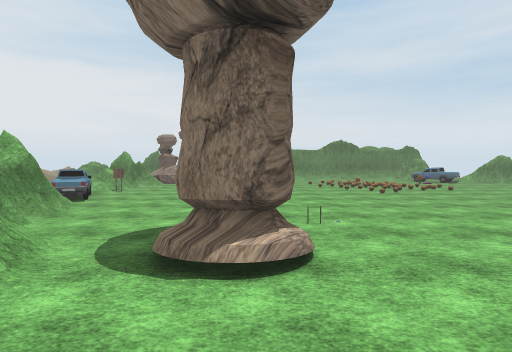
view 1 (above)

24 first-person views from a walk through a 3-D level made in the Unity game engine. The camera is 1.3 m above the floor, tilts 2° down and sees 80° across. The floor is counted in squares, 1.44 m on a side. Each view is taken from the middle of a square. On the plan, view 1 faces up. The plan holds only what a view shows up to about 11 squares ahead; the rest is blank. The player character is not drawn. Some animated figures are not drawn. Some surface patterns are stand-ins.

view 2
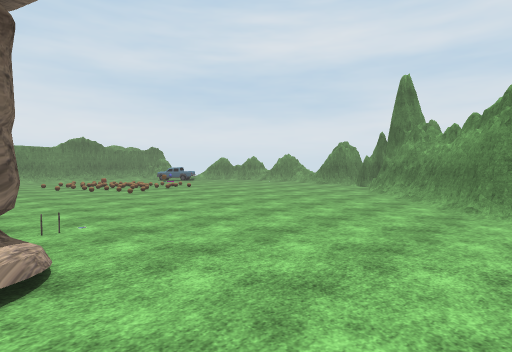

view 3
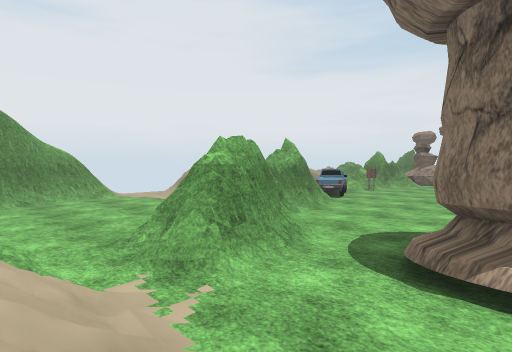

view 4
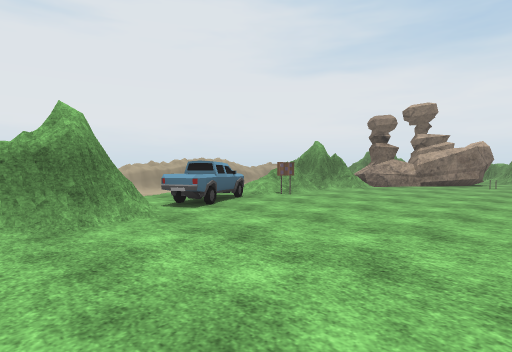

view 5
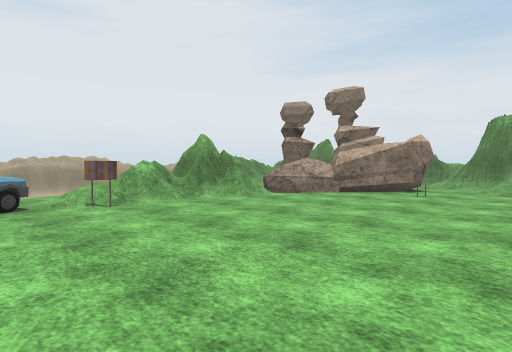

view 6
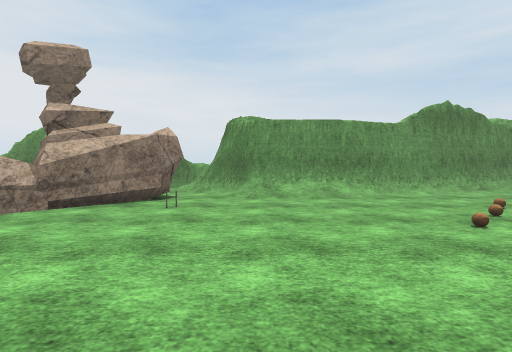

view 7
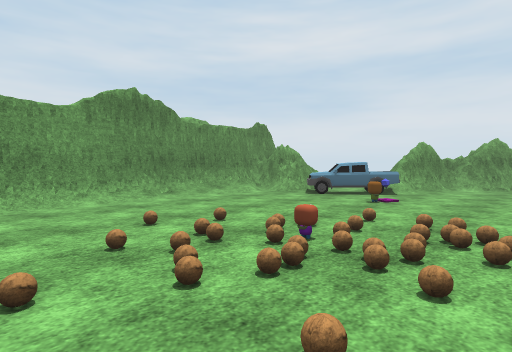

view 8
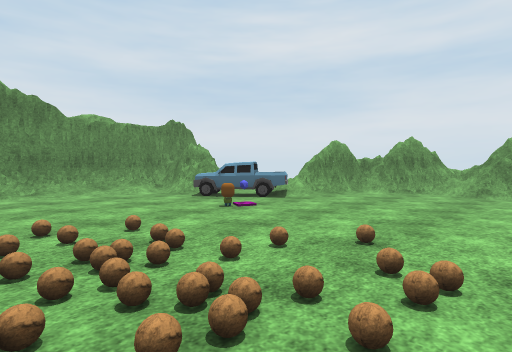

view 9
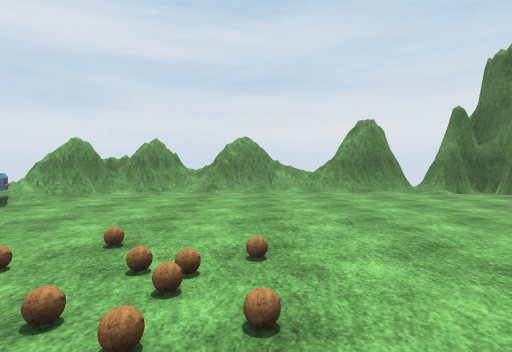

view 10
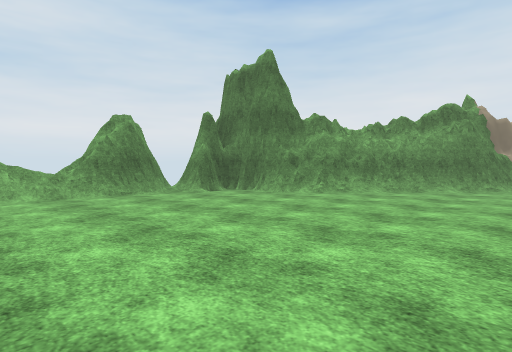

view 11
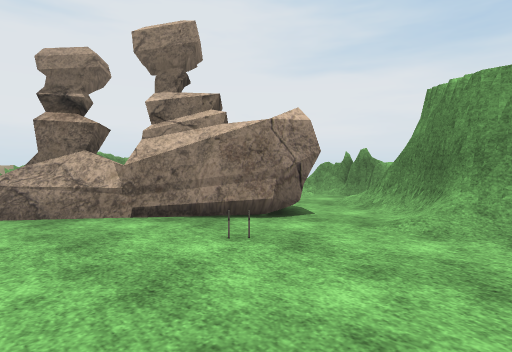

view 12
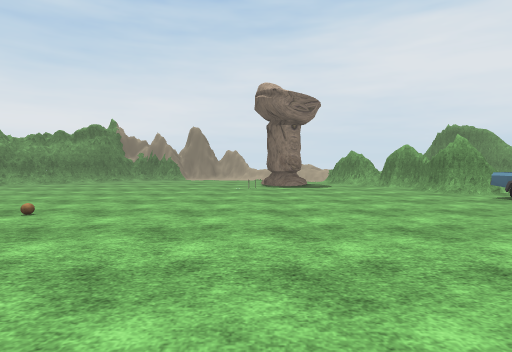

view 13
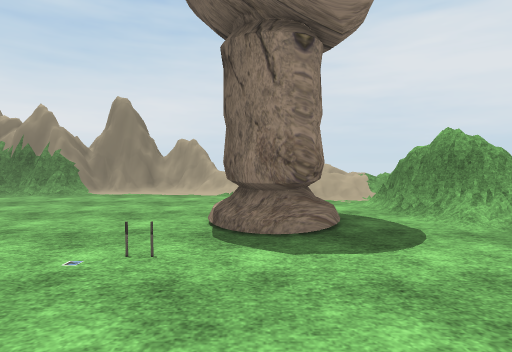

view 14
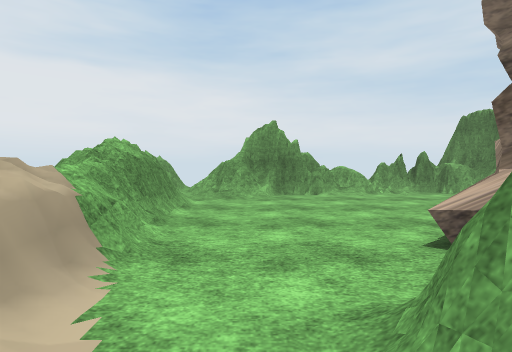

view 15
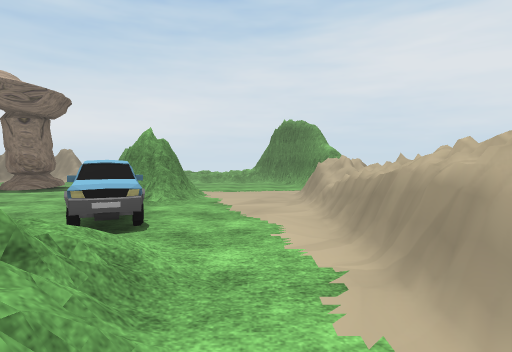

view 16
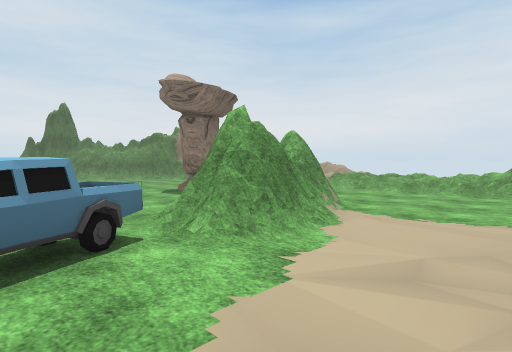

view 17
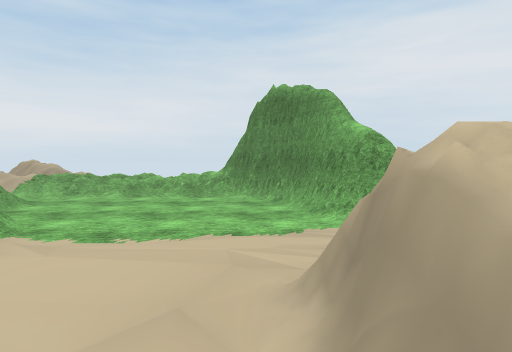

view 18
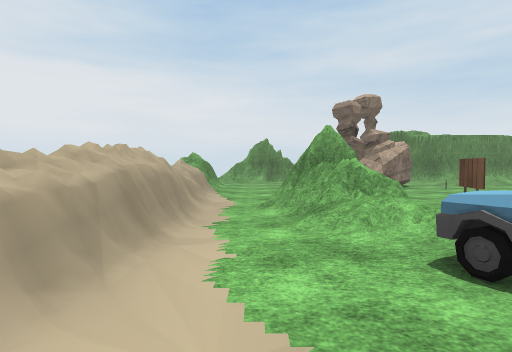

view 19
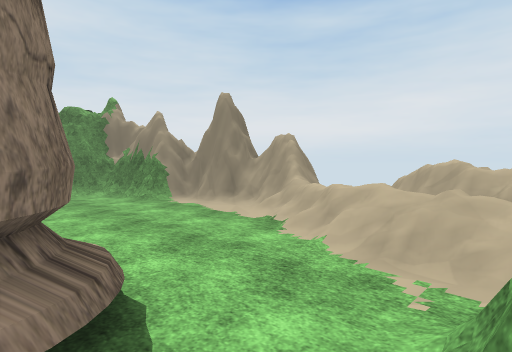

view 20
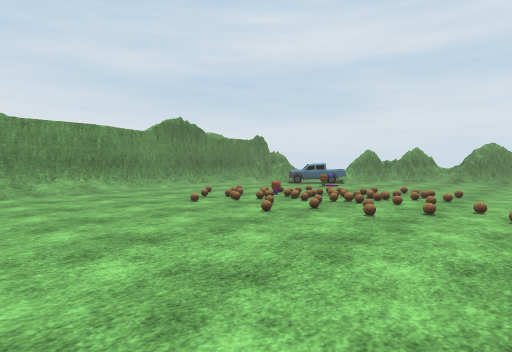

view 21
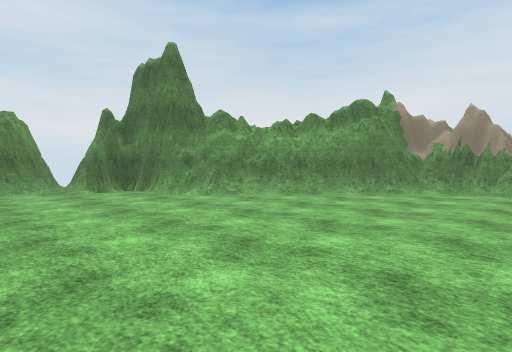

view 22
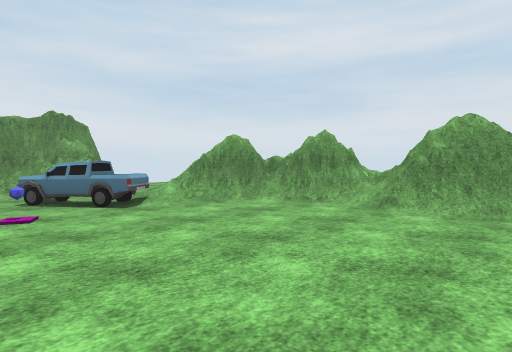

view 23
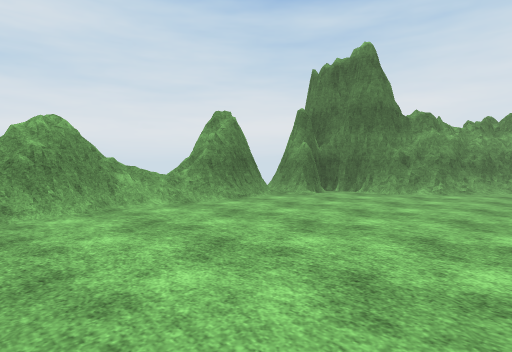

view 24
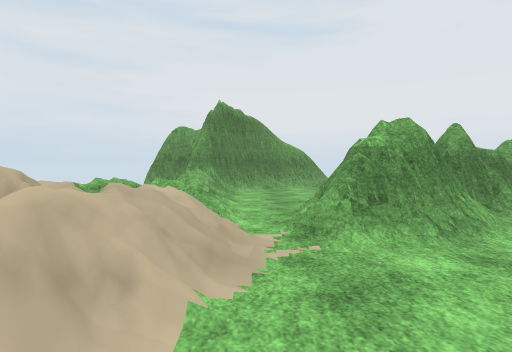

### Floor plan
Key: @ floor where view 1 was taken; # wall or solid block; . main floor; : floor 0.25 m higher than the main floor; + floor 0.5 m higher than the main floor; * floor 0.75 m higher than the main floor; % floor 1 m higher than the main floor; / step, stairs or slope; = window, fence, low wall or low ledge; ^ raised ledge; S sign; G gem; O other object.
Columns run from 13 left of view 1 to 19 right of it. Each row starts with its distance up from view 1.
 27       #=#####
 26     ###==..^#
 25   =##......O#     ########
 24   #.........#######//////##
 23   #.......#..=///......./##
 22   #......##.............OO
 21   #.....##...............OO =
 20   #....#^................OO=##
 19   #...^^...............OG.../##
 18   #... #........./..//.......=##
 17   =/.###........././//........##
 16   #//##/.........././/........==
 15   #/.##/.........././//.......##
 14   #/.==/........../../:.......##
 13   #/.//S...........:..........=#
 12   #/..O.......................//
 11   #/..OO......................##=
 10   =/...O......................#
  9   =/..........................#
  8  =#/..###....................##
  7   #/..###....................##
  6   ..../^#..................###
  5   .....##/...O............##
  4  =...... #/.OO...........##
  3 ##/.....=##..O..........##
  2  ##......##............##
  1   #.......//..........##
  0   ##=////////@.....####
 -1    ##*///+  :/=....##
 -2    #  :/**%###=#####
 -3             ##=##

Positions as (right, up) in squares from view 1, and headings:
1: (0, 0), facing up
2: (0, 0), facing up-right
3: (0, 0), facing up-left
4: (0, 6), facing up-left
5: (1, 11), facing up-left
6: (0, 14), facing up
7: (3, 16), facing up-right
8: (6, 14), facing up-right
9: (6, 14), facing right
10: (7, 14), facing down-right
11: (1, 18), facing up-left
12: (1, 18), facing down
13: (0, 9), facing down
14: (-9, 16), facing up
15: (-9, 16), facing down
16: (-10, 11), facing down-right
17: (-10, 9), facing down
18: (-9, 9), facing up
19: (-3, 4), facing down-right
20: (-1, 12), facing up-right
21: (5, 11), facing down-right
22: (10, 13), facing up-right
23: (10, 16), facing down-right
24: (1, 1), facing left
